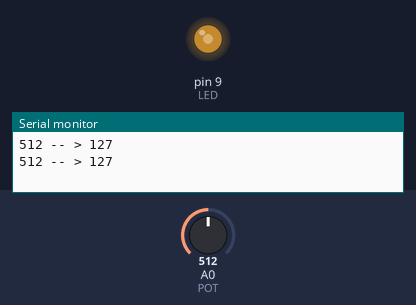
This sketch was run on a simulated Arduino Uno, built with avr-gcc and run on an emulated ATmega328P. Parts: output pins drawn as LEDs (lit = HIGH), the last lines printed to the serial monitor. Inputs (shaded band) come from the test bench; at power-on: A0 (POT) = 512.

Above: at 1.8 s.
1.9 s: A0 (POT) set to 716
At 3.2 s:
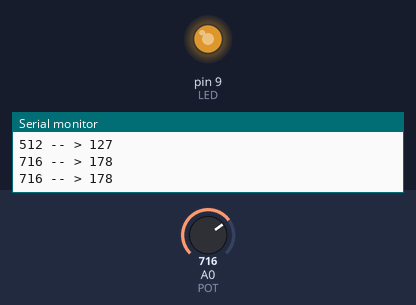
3.5 s: A0 (POT) set to 900
At 4.7 s:
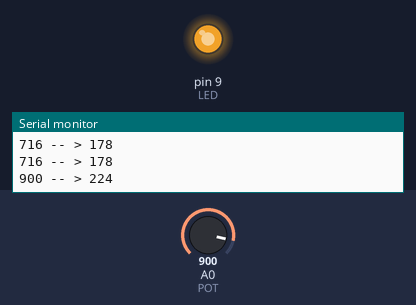
5.5 s: A0 (POT) set to 122
At 6.3 s:
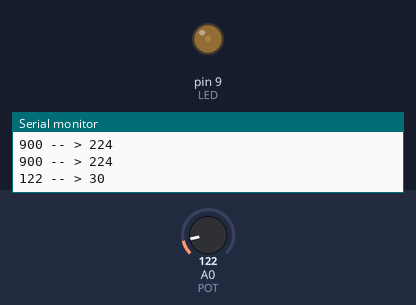
7.5 s: A0 (POT) set to 0
At 9.0 s:
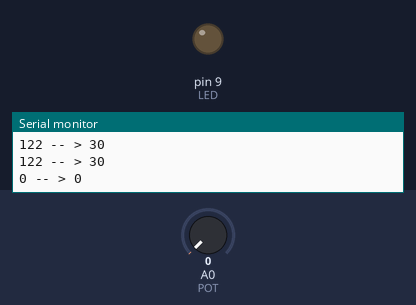
9.5 s: A0 (POT) set to 511
At 10.6 s:
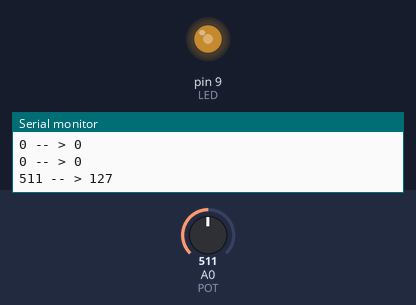
Timing chart, 0 to 12.5 s (numbered marks = the images above; inputs shaded):
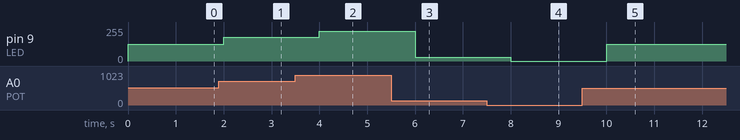

Measured:
- after the input at 1.9 s, pin 9 (LED): 127/255 → 178/255 after 0.10 s
- after the input at 3.5 s, pin 9 (LED): 178/255 → 224/255 after 0.50 s
- after the input at 5.5 s, pin 9 (LED): 224/255 → 30/255 after 0.50 s
- after the input at 7.5 s, pin 9 (LED): 30/255 → 0/255 after 0.50 s
- after the input at 9.5 s, pin 9 (LED): 0/255 → 127/255 after 0.51 s

The sketch:

_09_potenzionetro_e_seriale_B.ino
```cpp
// (licence header left out)
int LED = 9;	  // Diamo un nome al PIN 9
int POT = A0;     // Diamo un nome al PIN A0;

int valore = 0;   // Definiamo una variabile che useremo
                  // per il valore del potenzionetro

int valoreNormalizzato = 0;  // definiamo una variabile dove metteremo il risultato
                             // di VALORE una volta normalizzato


void setup() {
  pinMode(LED, OUTPUT);		// Dico ad A. che il PIN 9 funziona come OUTPUT
  pinMode(POT, INPUT);          // Dico ad A. che il PIN A0 funziona come INPUT

  Serial.begin(9600);          // Apro la porta seriale per inviare dati al computer
                               // alla velocità di 9600 bit al secondo
}


void loop() {
  valore = analogRead(POT);    // Questo valore può andare da 0 a 1023
                               // ho bisogno di portarlo in una scala da 0 a 255


  valoreNormalizzato = map(valore, 0, 1023, 0, 255);
  analogWrite(LED, valoreNormalizzato);

  Serial.print(valore);                // Stampo i valori sul monitor seriale
  Serial.print(" -- > ");
  Serial.println(valoreNormalizzato);

  delay(1000);                 // Aggiungiamo un ritardo di un secondo solo
                               // per osservare meglio il motior seriale

}
```
